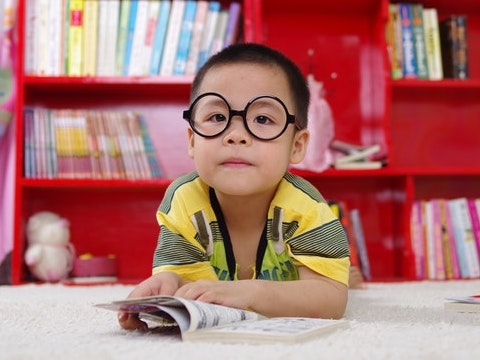
#> input picture Foundational_Basics/data/images/boy.jpg, 480 x 360 px
$ jupyter execute 14_cropping_an_image_section.ipynb   (shell and % lines are left out)
#> lines starting #> are read from the running program, lines starting #| are printed output that depends on the picture
# <font style="color:rgb(50,120,229)">Cropping an Image section</font>
Cropping, as the name suggests is cutting out a portion from the image. A good example of using image cropping is in the creation of `Memes`, where people crop someone's face and put on top of another etc. We know how to do it in photo editing softwares. Let us see how it can be done using code so that you can do it more intelligently when required.

[cell 1]
# Import libraries
import cv2
import numpy as np
from dataPath import DATA_PATH
import matplotlib.pyplot as plt

[cell 2]
import matplotlib
matplotlib.rcParams['figure.figsize'] = (6.0, 6.0)
matplotlib.rcParams['image.cmap'] = 'gray'

[cell 3]
# Read image
image = cv2.imread(DATA_PATH+"images/boy.jpg")
#> image is the input picture: shape (360, 480, 3); mean B, G, R 111.8, 115.3, 174.3

[cell 4]
# Let's see what image we are dealing with
plt.imshow(image[:,:,::-1])

Let's crop his face. For that, we need to find the approximate region where the face is present. From the figure, you can see that the face lies somewhere in the region :

- between row #50 to row #200
- between col #170 to col #320

So, for cropping out this area, we need to select this region from the original matrix and assign it to another variable. This is the cropped out image. `There is no function for doing this, simple python slicing works!`

#### <font style="color:rgb(200,0,0)">NOTE </font>
In numpy, the first index is for height or row and 2nd one is for width or column. But in OpenCV it is mostly width and height (think of it as opencv talks in terms of (x,y) whereas numpy talks in terms of row and column)

[cell 5]
# Crop out a rectangle
# x coordinates = 170 to 320
# y coordinates = 40 to 200
crop = image[40:200,170:320]
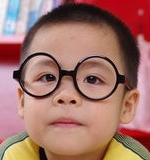
#> crop: shape (160, 150, 3); mean B, G, R 107.2, 116.5, 162.7

[cell 6]
plt.imshow(crop[:,:,::-1])


$ run again, with Foundational_Basics/data/images/musk.jpg copied over Foundational_Basics/data/images/boy.jpg
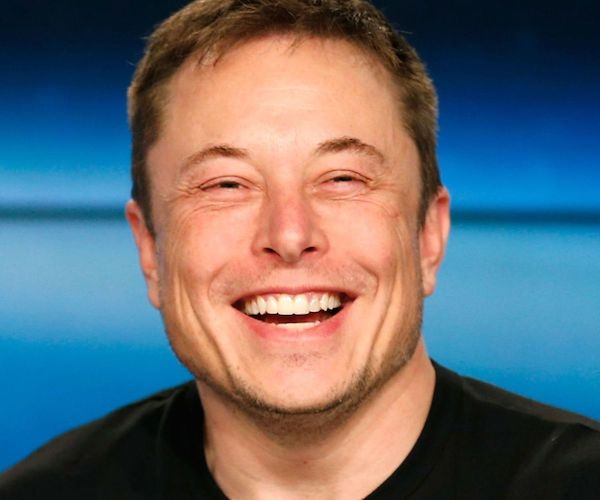
#> input picture Foundational_Basics/data/images/musk.jpg, 600 x 500 px
#> image is the input picture: shape (500, 600, 3); mean B, G, R 112.1, 105.5, 100.1
#> `crop = image[40:200,170:320]`:
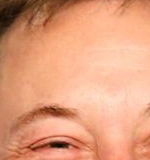
#> crop: shape (160, 150, 3); mean B, G, R 125, 158.4, 224.8
